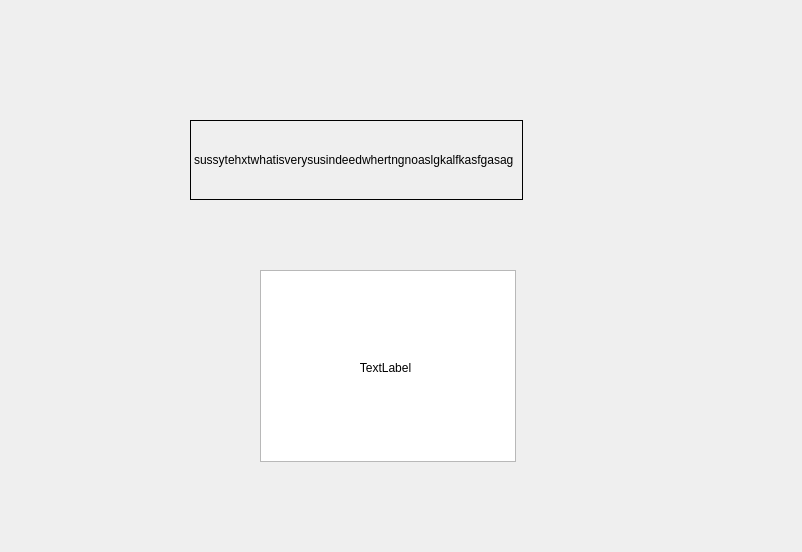
<?xml version="1.0" encoding="UTF-8"?>
<ui version="4.0">
 <class>Form</class>
 <widget class="QWidget" name="Form">
  <property name="geometry">
   <rect>
    <x>0</x>
    <y>0</y>
    <width>802</width>
    <height>552</height>
   </rect>
  </property>
  <property name="windowTitle">
   <string>Form</string>
  </property>
  <widget class="QWidget" name="verticalLayoutWidget">
   <property name="geometry">
    <rect>
     <x>190</x>
     <y>120</y>
     <width>333</width>
     <height>80</height>
    </rect>
   </property>
   <layout class="QVBoxLayout" name="verticalLayout">
    <item>
     <widget class="QLabel" name="label_2">
      <property name="frameShape">
       <enum>QFrame::Box</enum>
      </property>
      <property name="text">
       <string>sussytehxtwhatisverysusindeedwhertngnoaslgkalfkasfgasag</string>
      </property>
     </widget>
    </item>
   </layout>
  </widget>
  <widget class="QTableWidget" name="tableWidget">
   <property name="geometry">
    <rect>
     <x>260</x>
     <y>270</y>
     <width>256</width>
     <height>192</height>
    </rect>
   </property>
  </widget>
  <widget class="QLabel" name="label">
   <property name="geometry">
    <rect>
     <x>220</x>
     <y>350</y>
     <width>331</width>
     <height>36</height>
    </rect>
   </property>
   <property name="text">
    <string>TextLabel</string>
   </property>
   <property name="alignment">
    <set>Qt::AlignCenter</set>
   </property>
  </widget>
 </widget>
 <resources/>
 <connections/>
</ui>
